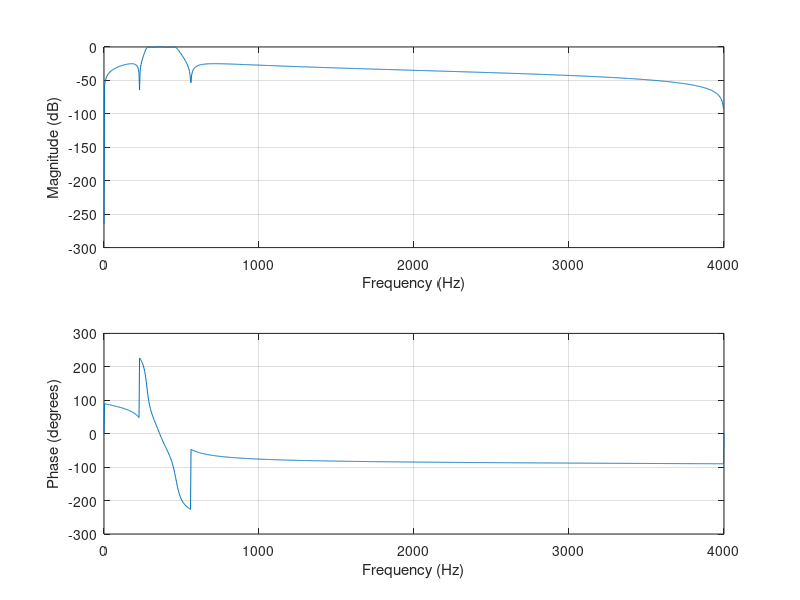
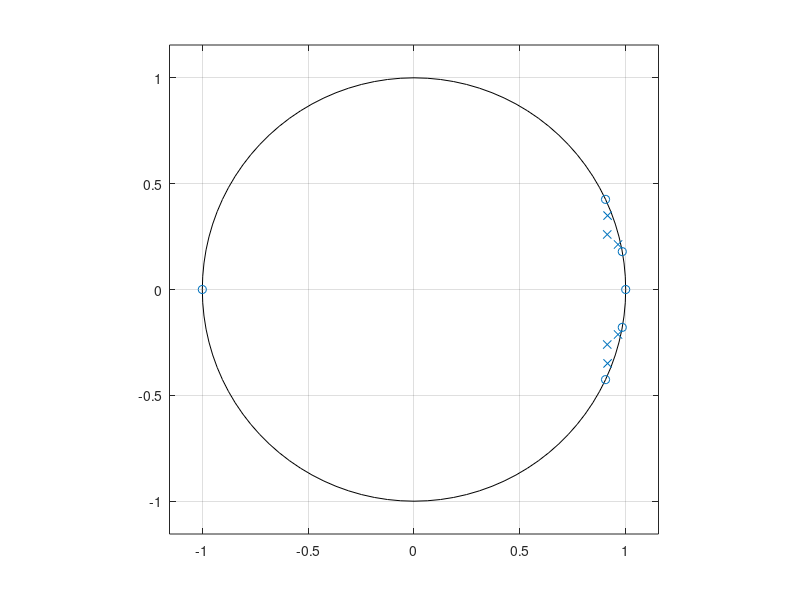

The MATLAB source for these figures, in order:
clc; %clear screen
% get coefficient values
% passband values must be normalized to Nyquist frequency
% and the function should be used such as:
% ellip(order, ripple (dB), stopband attenuation, passband frequencies)
[b,a] = ellip(3,.5,25,[280/4000 460/4000]); 
figure(1); %intialize first window
[h,w]=freqz(b,a,1204,8000); %plot graph of gaina and phase
freqz(b,a,1204,8000);
h=angle(h)*180/pi;
figure(2); %intialize second window
% view plot of zeros and poles to understand potential
% effect of precision of coefficients on filter performance
zplane(b,a); 
formatSpec = '%1.16x,'; %set format to high precision to avoid rounding issues
fid=fopen('ccs_proj\RTDSP\coef.txt','w'); %open file
% define order of filter+1 here
% simpler and more intuitive way than
% playing around with N in C
fprintf(fid,'#define N %d\n', length(a)); 
%define a and b coefficient arrays
fprintf(fid,'double a[] = {');
fprintf(fid,formatSpec,a(1:length(a)-1));
fprintf(fid,'%1.16x};\n',a(length(a)));
fprintf(fid,'double b[] = {');
fprintf(fid,formatSpec,b(1:length(b)-1));
fprintf(fid,'%1.16x};\n',b(length(b)));
fclose(fid); %close file
